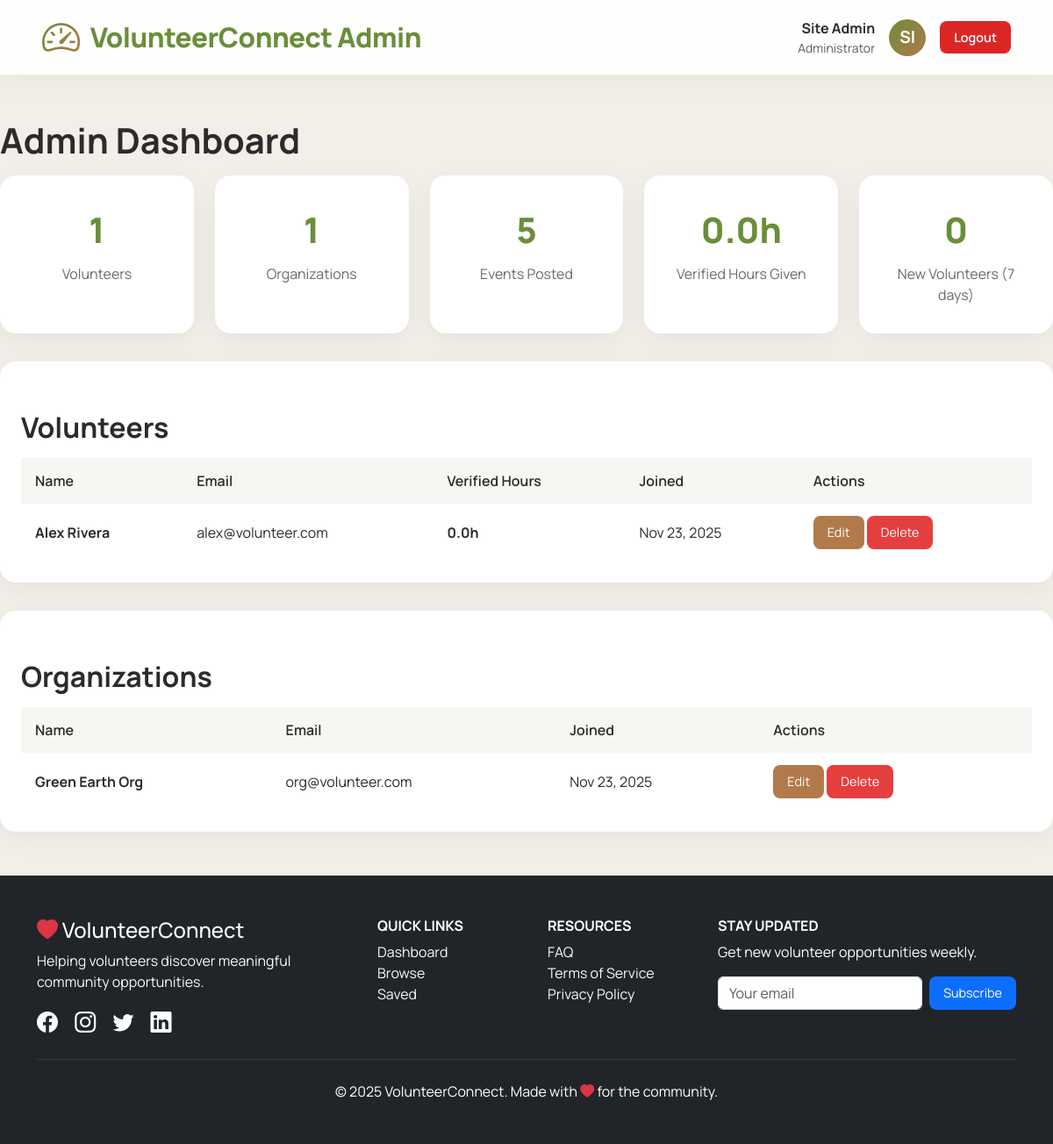
The app's page /admin/admin_dashboard.php (signed in), older data.
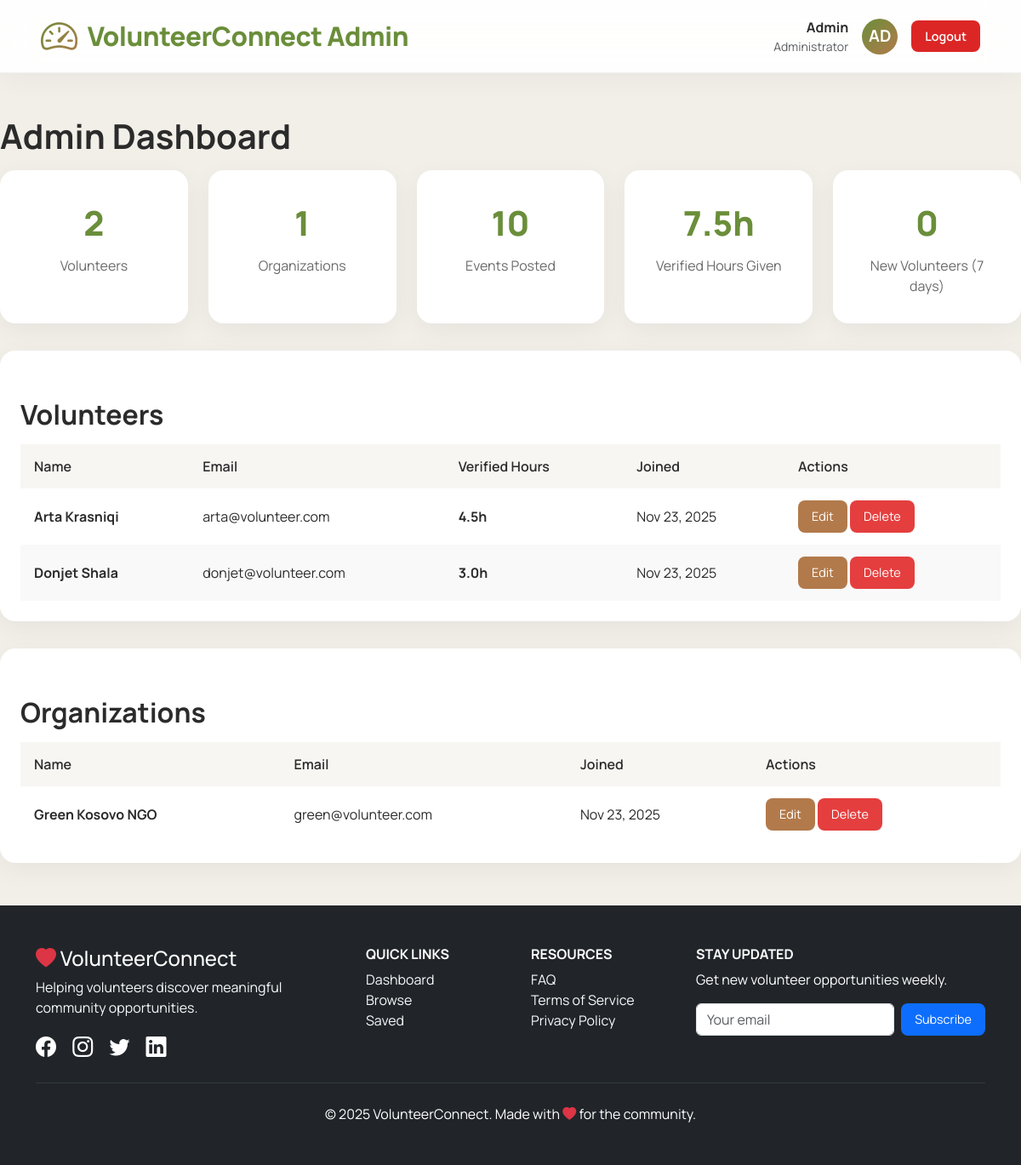
The same page, newer data.
### tables this page shows
CREATE TABLE users (
    id INT AUTO_INCREMENT PRIMARY KEY,
    name VARCHAR(100) NOT NULL,
    email VARCHAR(150) UNIQUE NOT NULL,
    password VARCHAR(255) NOT NULL,
    role ENUM('user','volunteer','organization','admin') DEFAULT 'user',
    status ENUM('pending','approved','rejected') DEFAULT 'approved',
    phone VARCHAR(20) DEFAULT NULL,
    total_hours INT DEFAULT 0,
    total_verified_hours INT DEFAULT 0,
    created_at TIMESTAMP DEFAULT CURRENT_TIMESTAMP,
    INDEX idx_role (role),
    INDEX idx_email (email)
);

### admin/admin_dashboard.php (the view, shortened to what the changed rows need)
<?php
require_once '../config/config.php';
include 'includes/admin_header.php';
$total_volunteers     = $conn->query("SELECT COUNT(*) FROM users WHERE role IN ('user','volunteer')")->fetchColumn();
$total_events         = $conn->query("SELECT COUNT(*) FROM opportunities")->fetchColumn();
$total_hours = $conn->query("
    SELECT COALESCE(SUM(hours_worked), 0)
    FROM applications
    WHERE hours_approved = 1
")->fetchColumn();
$users = $conn->query("
    SELECT u.id, u.name, u.email, u.created_at,
           COALESCE(SUM(a.hours_worked), 0) AS verified_hours
    FROM users u
    LEFT JOIN applications a
        ON u.id = a.volunteer_id AND a.hours_approved = 1
    WHERE u.role IN ('user','volunteer')
    GROUP BY u.id
    ORDER BY u.created_at DESC
")->fetchAll(PDO::FETCH_ASSOC);
$orgs = $conn->query("
    SELECT id, name, email, created_at
    FROM users
    WHERE role = 'organization'
    ORDER BY created_at DESC
")->fetchAll(PDO::FETCH_ASSOC);
?>
<div class="admin-container">
    <h1 class="section-title">Admin Dashboard</h1>
    <div class="stat-grid">
        <div class="stat-card">
            <div class="stat-number"><?= $total_volunteers ?></div>
            <div class="stat-label">Volunteers</div>
        </div>
        <div class="stat-card">
            <div class="stat-number"><?= $total_events ?></div>
            <div class="stat-label">Events Posted</div>
        </div>
        <div class="stat-card">
            <div class="stat-number"><?= number_format($total_hours, 1) ?>h</div>
            <div class="stat-label">Verified Hours Given</div>
        </div>
    </div>
    <div class="table-container">
        <h2 class="section-title">Volunteers</h2>
        <table>
            <thead><tr><th>Name</th><th>Email</th><th>Verified Hours</th><th>Joined</th><th>Actions</th></tr></thead>
            <tbody id="volunteerTable">
                <?php foreach($users as $u): ?>
                <tr id="userRow-<?= $u['id'] ?>">
                    <td><strong><?= htmlspecialchars($u['name']) ?></strong></td>
                    <td><?= htmlspecialchars($u['email']) ?></td>
                    <td><strong><?= number_format($u['verified_hours'],1) ?>h</strong></td>
                    <td><?= date('M j, Y', strtotime($u['created_at'])) ?></td>
                    <td>
                        <button class="btn btn-edit" onclick="editUser(<?= $u['id'] ?>)">Edit</button>
                        <button class="btn btn-delete" onclick="deleteUser(<?= $u['id'] ?>)">Delete</button>
                    </td>
                </tr>
                <?php endforeach; ?>
            </tbody>
        </table>
    </div>
    <div class="table-container">
        <h2 class="section-title">Organizations</h2>
        <table>
            <thead><tr><th>Name</th><th>Email</th><th>Joined</th><th>Actions</th></tr></thead>
            <tbody id="orgTable">
                <?php foreach($orgs as $o): ?>
                <tr id="orgRow-<?= $o['id'] ?>">
                    <td><strong><?= htmlspecialchars($o['name']) ?></strong></td>
                    <td><?= htmlspecialchars($o['email']) ?></td>
                    <td><?= date('M j, Y', strtotime($o['created_at'])) ?></td>
                    <td>
                        <button class="btn btn-edit" onclick="editOrg(<?= $o['id'] ?>)">Edit</button>
                        <button class="btn btn-delete" onclick="deleteOrg(<?= $o['id'] ?>)">Delete</button>
                    </td>
                </tr>
                <?php endforeach; ?>
            </tbody>
        </table>
    </div>
</div>
<?php include_once '../includes/footer.php'; ?>

### admin/includes/admin_header.php (shortened to what the changed rows need)
<!DOCTYPE html>
<html lang="en">
<head>
    <link href="https://cdn.jsdelivr.net/npm/bootstrap@5.3.2/dist/css/bootstrap.min.css" rel="stylesheet">
    <link rel="stylesheet" href="https://cdn.jsdelivr.net/npm/bootstrap-icons@1.11.0/font/bootstrap-icons.css">
</head>
<body>
<nav class="navbar navbar-expand-lg">
    <div class="container-fluid px-4 px-lg-5">
        <div class="d-flex align-items-center gap-3 ms-auto">
            <?php if (isset($_SESSION['logged_in']) && ($_SESSION['role'] ?? '') === 'admin'): ?>
                <div class="d-flex align-items-center gap-3">
                    <div class="text-end">
                        <div class="fw-bold"><?= htmlspecialchars($_SESSION['name'] ?? 'Admin') ?></div>
                        <div class="small text-muted">Administrator</div>
                    </div>
                    <div class="user-avatar"><?= strtoupper(substr($_SESSION['name'] ?? 'A', 0, 2)) ?></div>
                    <a href="../auth/logout.php" class="btn btn-logout">Logout</a>
                </div>
            <?php endif; ?>
        </div>
    </div>
</nav>

Row changes from the older to the newer data that the page shows:
changed users: name "Alex Rivera" → "Arta Krasniqi"; email "alex@volunteer.com" → "arta@volunteer.com"; verified_hours "0.0" → "4.5"
added users: name "Donjet Shala", email "donjet@volunteer.com", verified_hours "3.0", created_at "Nov 23, 2025", shown under "Volunteers"
changed users: name "Green Earth Org" → "Green Kosovo NGO"; email "org@volunteer.com" → "green@volunteer.com"
Text that changed along with them:
$_SESSION['name']: "Site Admin" → "Admin"
substr($_SESSION['name'] ?? 'A', 0, 2): "SI" → "AD"
$total_volunteers: "1" → "2"
$total_events: "5" → "10"
$total_hours: "0.0" → "7.5"
